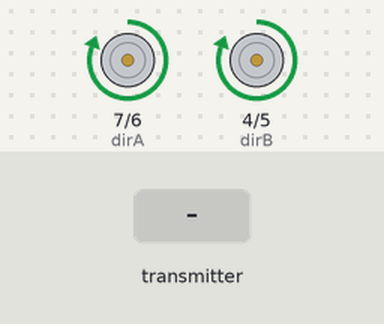
A sketch run on a simulated Arduino Uno, built with avr-gcc and run on an emulated ATmega328P. On the bench: direction and speed pins drawn as motors (green arrow = direction pin HIGH = forward, orange = LOW = backward, longer = more drive). The inputs (shaded band) are chosen by the test bench. No radio packets arrive unless stated; what the sketch prints to the serial monitor is not drawn.

Above: at 1.2 s.
1.3 s: the transmitter starts sending axisdata.0 = 256
At 1.9 s:
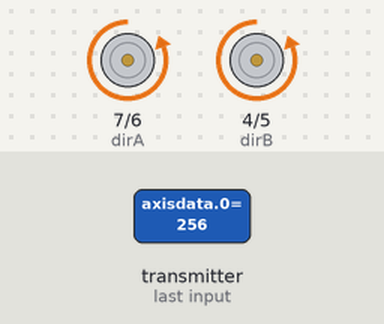
2.8 s: the transmitter starts sending axisdata.1 = 256
At 3.5 s:
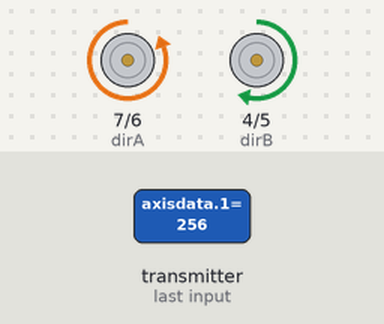
4.3 s: the transmitter starts sending axisdata.0 = 0
At 5.2 s:
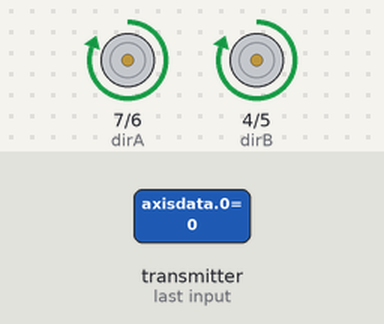
5.8 s: the transmitter starts sending axisdata.4 = 256
At 6.8 s:
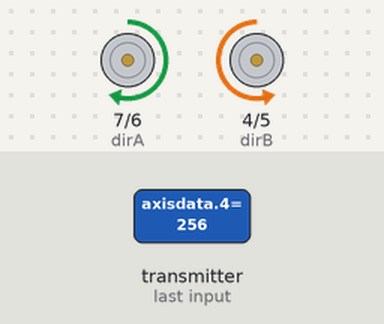
7.3 s: the transmitter starts sending axisdata.1 = 0
At 8.1 s:
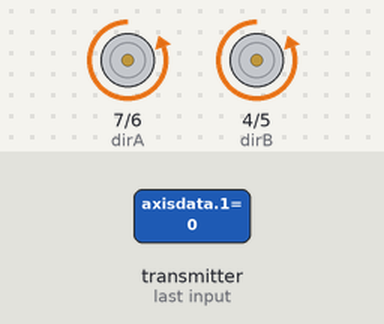
8.8 s: the transmitter starts sending axisdata.4 = 0
At 10.1 s:
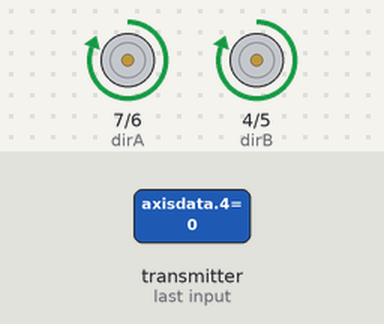
Timing chart, 0 to 11.3 s (numbered marks = the images above; inputs shaded):
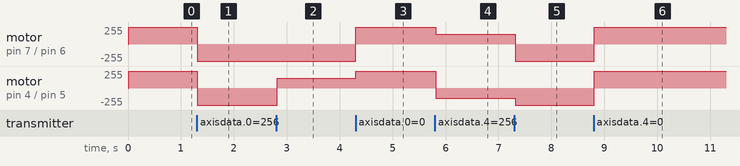

Measured:
- after the input at 1.3 s, motor on pin 7 (dirA) / pin 6 (speedA), motor on pin 4 (dirB) / pin 5 (speedB): forward 255/255 → backward 255/255 at once
- after the input at 2.8 s, motor on pin 4 (dirB) / pin 5 (speedB): backward 255/255 → forward 150/255 at once
- after the input at 4.3 s, motor on pin 7 (dirA) / pin 6 (speedA): backward 255/255 → forward 255/255 at once; motor on pin 4 (dirB) / pin 5 (speedB): forward 150/255 → forward 255/255 at once
- after the input at 5.8 s, motor on pin 7 (dirA) / pin 6 (speedA): forward 255/255 → forward 150/255 at once; motor on pin 4 (dirB) / pin 5 (speedB): forward 255/255 → backward 150/255 at once
- after the input at 7.3 s, motor on pin 7 (dirA) / pin 6 (speedA): forward 150/255 → backward 255/255 at once; motor on pin 4 (dirB) / pin 5 (speedB): backward 150/255 → backward 255/255 at once
- after the input at 8.8 s, motor on pin 7 (dirA) / pin 6 (speedA), motor on pin 4 (dirB) / pin 5 (speedB): backward 255/255 → forward 255/255 at once

The sketch:

Tank_Mode_Dual_Motor__Receiver.ino
```cpp
#include <SPI.h>
#include <nRF24L01.h>
#include <RF24.h>


int axisdata[8];

RF24 radio(9, 10); // CE, CSN
const byte address[6] = "00001";


int dirA = 7;
int speedA = 6;
int dirB = 4;
int speedB = 5;

int accel = 2;
int speed1 = 40;

void setup(){

pinMode(dirA, OUTPUT);
pinMode(speedA, OUTPUT);
pinMode(dirB, OUTPUT);
pinMode(speedB, OUTPUT);


 Serial.begin(9600);
 radio.begin();
 //Serial.println("TEST nRF24L01+ receiver");
  radio.openReadingPipe(0, address);
  radio.setPALevel(RF24_PA_MIN);
  radio.startListening();
  radio.setChannel(76);

}

void loop(){

/*

if (axisdata[0] == HIGH) {
  speed1 = 40;
} else {
  speed1 = speed1>=255 ? 255 : speed1 + accel;
}

*/

if (radio.available()) {
    //Serial.println("TEST nRF24L01+ receiver");
      radio.read(&axisdata, sizeof(axisdata));
      Serial.println(axisdata);

/*
    Serial.print("Up switch: ");
  Serial.println(axisdata[0]);
  Serial.print("Down switch: ");
  Serial.println(axisdata[1]);
  Serial.print("Left switch: ");
  Serial.println(axisdata[2]);
  Serial.print("Right switch: ");
  Serial.println(axisdata[3]);*/


     /*
     char text[32] = "";
    radio.read(&text, sizeof(text));
    Serial.println(text);
  */


  } if (axisdata[0] == LOW && axisdata[4] == LOW){
       Serial.print("Up switch: ");
  //Serial.println(axisdata[0]);

      analogWrite(speedA, 255);
      digitalWrite(dirA, HIGH);
      analogWrite(speedB, 255);
      digitalWrite(dirB, HIGH);
      //delay(20);


  } else if (axisdata[1] == LOW && axisdata[5] == LOW){
      //for (int i = 0; i < 255; i++){
      Serial.print("Down switch: ");
  //Serial.println(axisdata[1]);
      analogWrite(speedA, 255);
      digitalWrite(dirA, LOW);
      analogWrite(speedB, 255);
      digitalWrite(dirB, LOW);
      //delay(20);


  } else if (axisdata[0] == LOW && axisdata[5] == LOW){
      analogWrite(speedA, 150);
      digitalWrite(dirA, HIGH);
      analogWrite(speedB, 100);
      digitalWrite(dirB, LOW);

  } else if (axisdata[1] == LOW && axisdata[4] == LOW){
      analogWrite(speedA, 150);
      digitalWrite(dirA, LOW);
      analogWrite(speedB, 150);
      digitalWrite(dirB, HIGH);

  } else if (axisdata[0] == LOW){
      analogWrite(speedA, 150);
      digitalWrite(dirA, HIGH);

  } else if (axisdata[4] == LOW){
      analogWrite(speedB, 150);
      digitalWrite(dirB, HIGH);

  } else if (axisdata[1] == LOW){
      analogWrite(speedA, 150);
      digitalWrite(dirA, LOW);

  } else if (axisdata[5] == LOW){
      analogWrite(speedB, 150);
      digitalWrite(dirB, LOW);


  } else if(axisdata[0] == HIGH && axisdata[1] == HIGH){
    analogWrite(speedA, 0);
    analogWrite(speedB, 0);

  } else{
    Serial.println("Fail");

  }

delay(20);

}


  //delay(20);
```

main_robot.cpp
```cpp
#include <Arduino.h>
#include <SPI.h>
#include <nRF24L01.h>
#include <RF24.h>
#include "SparkFun_MMA8452Q.h"

#include <Wire.h>
#include <FastLED.h>

#include <stdlib.h>
#include <time.h>

enum Pins {MOTOR_LA = 6, MOTOR_LD = 7, MOTOR_RA = 5, MOTOR_RD = 4, RADIO_1 = 9, RADIO_2 = 10, DIP_0 = 3, DIP_1 = 14, DIP_2 = 8, DIP_3 = 2, LED_DATA = 15};
enum Channels {CHANNEL_A = 72, CHANNEL_B = 40, CHANNEL_C = 64, CHANNEL_D = 69};
enum DriveMode {TANK_DRIVE, RAMP_DRIVE, DUAL_AXIS_DRIVE};
enum Directions {BACKWARDS = 0, FORWARDS = 1};
enum Speeds {STOP = 0, MIN = 64, MID = 128, MAX = 200, OGREDRIVE = 255};

#define PACKETSIZE 1
#define INACTIVE_THRESHOLD 1000 // milliseconds until inactivity (1 second)
#define TICK_LENGTH 50 // milliseconds per timed tick
#define TURBO_DELAY 100 // delay for turbo kick in, ticks
#define SLEEP_DELAY 30000
#define SLOW_PERCENTAGE 50 // percentage of slow when hit

RF24 radio(RADIO_1, RADIO_2);
const byte address[6] = "00001";

unsigned char * rf_input;
unsigned char * prev_input;
unsigned char * movement_vectors;

// BIT FIELD ~~~~~~
// 7: undefined ~ 128
// 6: undefined ~ 64
// 5: turbo active ~ 32
// 4: robot hit, stunned ~ 16
// 3: idle, sleep ~ 8
// 2: memory error ~ 4
// 1: signal not received ~ 2
// 0: fatal uncategorised error, exit ~ 1

unsigned char flags;

unsigned char input_type; // 0 = RF joystick, 1 = USB controller, 2 = bluetooth
unsigned char dip_switch;

unsigned long last_transmission_clock;

unsigned long last_tick;
unsigned long tick_counter;
unsigned long forward_start_tick;

unsigned char light_strip;
CRGB * light_array;
unsigned char light_brightness;

unsigned char pokemon_mode;

MMA8452Q accel;
unsigned long hit_start_tick;

void set_light (char lights, char brightness, CRGB colour) {
    FastLED.setBrightness(brightness); // set lights on a per-bit basis based on input char mask
    for (int i = 0; i < 8; i++) {
        if ((lights & (0x1 << i)) >> i) light_array[i] = colour;
        else light_array[i] = CRGB::Black;
    } FastLED.show();
}

void set_speed (char lefts, char rights, char leftd, char rightd) {
    if (flags & 0x16 >> 4) { // if slowed, reduce input speed
        lefts /= SLOW_PERCENTAGE; rights /= SLOW_PERCENTAGE;
    }
    analogWrite(MOTOR_LA, lefts); digitalWrite(MOTOR_LD, leftd);

    analogWrite(MOTOR_RA, rights); digitalWrite(MOTOR_RD, rightd);
}

void tick () {
    last_tick = millis(); // reset counter
    tick_counter++;

    if (*prev_input == *rf_input && *rf_input == 0x44) { // ramp backwards
        if (movement_vectors[0] < MAX) {
            movement_vectors[0] += 1; movement_vectors[1] += 1;
            Serial.println("Ramp back");
        }

    // if input is forwards, and turbo is timed in
    } else if (*rf_input == 0x88 && tick_counter - forward_start_tick >= TURBO_DELAY) {
        movement_vectors[0] = OGREDRIVE; movement_vectors[1] = OGREDRIVE;
    }

    // set LED statuses
    if (((flags & 0x1) || (flags & 0x4)) >> 2) { // fatal code error, memory or other
        set_light(0x01, 100, CRGB::Red);
    } else if ((flags & 0x2) >> 1) { // signal not received
        if ((tick_counter + 2) % 40 == 0) {
            set_light(0x01, 50, CRGB::Green);
        } else if (tick_counter % 40 == 0) {
            set_light(0x00, 50, CRGB::White);
        }
    } else if ((flags & 0x8) >> 3) { // robot is idle

    } else if ((flags & 0x10) >> 4) { // robot is hit, stunned
        Serial.println(tick_counter);
        Serial.println(hit_start_tick);
        if (tick_counter == hit_start_tick + 1) { // flash red if hit
            set_light(0xFF, 50, CRGB::Red);
        } else if (tick_counter >= hit_start_tick + 5) {
            Serial.println("Reset phase");
            switch (pokemon_mode) { // set active operation colour to pokemon shade
                case (0x0): // pikachu or dragonite
                    set_light(0xFF, 25, CRGB::Yellow);
                    break;
                case (0x1): // blastoise
                    set_light(0xFF, 25, CRGB::DarkCyan);
                    break;
                case (0x2): // snorlaxative
                    set_light(0xFF, 25, CRGB::HotPink);
                    break;
                case (0x3): // eevee
                    set_light(0xFF, 25, CRGB::Chocolate);
                    break;
            }
            flags &= ~0x10; // reset flags to normal operation after light flash
        }
    } else if ((flags & 0x20) >> 5) { // turbo active

    } else { // standard operation, no flags
        switch (pokemon_mode) { // set active operation colour to pokemon shade
            case (0x0): // pikachu or dragonite
                set_light(0xFF, 25, CRGB::Yellow);
                break;
            case (0x1): // blastoise
                set_light(0xFF, 25, CRGB::DarkCyan);
                break;
            case (0x2): // snorlaxative
                set_light(0xFF, 25, CRGB::HotPink);
                break;
            case (0x3): // eevee
                set_light(0xFF, 25, CRGB::Chocolate);
                break;
        }
    }
}

void loop () {

    if (radio.available()) { // new packet is available to be processed
        flags &= ~0x02;
        *prev_input = *rf_input;
        radio.read(rf_input, PACKETSIZE);
        last_transmission_clock = millis(); // update last time updated

        if (*prev_input != *rf_input && *rf_input == 0x44) { // if new, updated value backs up, initialise ramp
            Serial.println("backup");
            movement_vectors[0] = MID; movement_vectors[1] = MID; // start at 64, gradually ramp up
            movement_vectors[2] = BACKWARDS; movement_vectors[3] = BACKWARDS;

        } else if (*prev_input != *rf_input && *rf_input == 0x88) { // if new, updated value goes forwards, set to limited speed
            movement_vectors[0] = MAX; movement_vectors[1] = MAX;
            movement_vectors[2] = FORWARDS; movement_vectors[3] = FORWARDS;
            forward_start_tick = tick_counter; // set startup timer mark for turbo mode

        } else if (*rf_input != 0x44 && *rf_input != 0x88) {
            movement_vectors[0] = (*rf_input >> 0x4) ? (MID) : (STOP);
            movement_vectors[1] = (*rf_input & 0x0F) ? (MID) : (STOP);

            movement_vectors[2] = (*rf_input >> 4) & 0x8; // get direction by masking whether forward is pressed
            movement_vectors[3] = (*rf_input & 0x0F) & 0x8;
        }

    } else { // if no signal received

        if (millis() - last_transmission_clock >= INACTIVE_THRESHOLD) { // no transmission for short time

            set_speed (0, 0, 0, 0);
            flags |= 0x02; // set signal flag

            if (millis() - last_transmission_clock >= SLEEP_DELAY) {
                // if inactive for extended time, enter sleep

                // breathe to indicate entry into LP
                for (float i = 0; i < 6.28f; i += 0.05f) {
                    float brightness_val = (sin(i - 1.57f) + 1.0f) * 128.0f;
                    set_light(0x01, brightness_val, CRGB::Green);
                    delay(20);
                } set_light(0x00, 50, CRGB::White);

                // occassional reminder of LP mode
                while (!radio.available()) {
                    Serial.println("Low power sleep mode.");
                    delay(5000);
                    for (float i = 0; i < 6.28f; i += 0.25f) {
                        set_light(0x01, (sin(i - 1.57f) + 1.0f) * 32.0f, CRGB::Green);
                        delay(20);
                    } set_light(0x00, 50, CRGB::White);
                }
                // breathe white when normal transmission resumed
                for (float i = 0; i < 6.28f; i += 0.5f) {
                    float brightness_val = (sin(i - 1.57f) + 1.0f) * 128.0f;
                    set_light(0x01, brightness_val, CRGB::White);
                    delay(10);
                } set_light(0x00, 50, CRGB::White);
            }


        }
    }
    if (accel.available() && accel.readTap() > 0) {
        hit_start_tick = tick_counter;
        flags |= 0x10;
    }
    if (millis() - last_tick >= TICK_LENGTH) {
        // TICK!
        last_tick = millis();
        //Serial.println("Tick!");
        tick();
    }

    // set speed per loop to allow for software modulated speed
    set_speed(movement_vectors[0], movement_vectors[1], movement_vectors[2], movement_vectors[3]);
}

int main () {
    // setup sequence
    init(); // i honestly don't know what this is for but it helps with the serial output
    Serial.begin(9600);
    Serial.println("Program start.");

    /*{ // clear buffer
        unsigned char temp_dump = 0;
        radio.read(&temp_dump, PACKETSIZE);
    }*/

    flags = 0x00;

    last_tick = millis();
    tick_counter = 0;
    light_strip = 0x0;
    light_brightness = 0;

    Wire.begin();


    // initialise global variables
    rf_input = (unsigned char*)calloc(PACKETSIZE, sizeof(unsigned char));
    prev_input = (unsigned char*)calloc(PACKETSIZE, sizeof(unsigned char));
    movement_vectors = (unsigned char*)calloc(4, sizeof(unsigned char));
    light_array = (CRGB*)malloc(6 * sizeof(CRGB));

    if (rf_input == nullptr || movement_vectors == nullptr || prev_input == nullptr || light_array == nullptr) {
        Serial.println("Not enough memory, program will now exit.");
        flags |= 0x05;
        return(1);
    }

    if (!accel.begin()) {
        Serial.println("Accelerometer not integrated.");
    }

    // initialise motor outputs
    pinMode(MOTOR_LA, OUTPUT);
    pinMode(MOTOR_LD, OUTPUT);
    pinMode(MOTOR_RA, OUTPUT);
    pinMode(MOTOR_RD, OUTPUT);

    //initialise dipshits
    pinMode(DIP_0, INPUT_PULLUP);
    pinMode(DIP_1, INPUT_PULLUP);
    pinMode(DIP_2, INPUT_PULLUP);
    pinMode(DIP_3, INPUT_PULLUP);


    radio.begin();
    radio.openReadingPipe(0, address);
    radio.setPALevel(RF24_PA_LOW);
    radio.startListening();

    // read DIP switch bit field for channel
    unsigned char channel_mode = 0x0;

    channel_mode |= (~digitalRead(DIP_0) & 0x1); channel_mode |= (~digitalRead(DIP_1) & 0x1) << 0X1;
    Serial.print("Channel ");
    Serial.println(channel_mode);
    switch (channel_mode & 0x3) {
        case (0x0):
            radio.setChannel(CHANNEL_A);
            break;
        case (0x1):
            radio.setChannel(CHANNEL_B);
            break;
        case (0x2):
            radio.setChannel(CHANNEL_C);
            break;
        case (0x3):
            radio.setChannel(CHANNEL_D);
            break;
        default:
            flags |= 0x1; // something is not supposed to happen, kill code
    }

    // read DIP switch bit field for channel
    pokemon_mode = 0x0;

    pokemon_mode |= (~digitalRead(DIP_2) & 0x1); pokemon_mode |= (~digitalRead(DIP_3) & 0x1) << 0X1;
    Serial.print("Pokemon ");
    Serial.println(pokemon_mode);

    // conserve power, turn off switches after read
    digitalWrite(DIP_0, 0); digitalWrite(DIP_1, 0);
    digitalWrite(DIP_2, 0); digitalWrite(DIP_3, 0);

    accel.init(SCALE_4G, ODR_50); // Initialize accelerometer with lower sensitivity

    FastLED.addLeds<NEOPIXEL, LED_DATA>(light_array, 6);

    for (int i = 0; i < 8; i++) { // end of start sequence
        set_light(0x1 << i, 100, CRGB::White);
        delay(75);
    } for (int i = 7; i >= 0; i--) { // end of start sequence
        set_light(0x1 << i, 100, CRGB::White);
        delay(75);
    } set_light(0x00, 50, CRGB::White);

    while (!(flags & 0x01)) { // while no fatal error has been triggered
        loop();
    }


    Serial.println("Program has exit. Reupload or press the reset button to start again.");
    if (flags & 0x02) Serial.println("Fatal memory error.");
    radio.stopListening();
    set_light(0x01, 50, CRGB::Red);
    return(1);
}
```

dummy.cpp
```cpp
class dummy {
    private:
        int var1;
        char var2;
    public:
        int get_var1 () {
            return (dummy::var1);
        }

        char get_var2 () {
            return (dummy::var2);
        }
};
```

motortask.cpp
```cpp
#include "task.cpp"
class MotorTask : public Task {
    private:
    // create your globally accessed variables and internal processing here

    public:
    // create your publicly accessible functions here

        // class constructor - this is called by the kernel when the program starts
        // initialise your variables here
        MotorTask (unsigned char * pid, unsigned char * priority, unsigned long * optimal_rate) {

            // pass on some information about your code to help the kernel schedule your task accordingly

            // a unique number identifier for your specific process
            // the kernel will refer to your code using this PID, and other processes will request data with your PID
            //*pid = 0;

            // a 0-9 scale of how important your code is to the processor
            // 0 is realtime - run whenever possible - avoid using this as much as possible
            // 1 is highest priority - run at optimal frequency whenever possible - for important tasks
            // 9 is lowest priority - give it the scraps of whatever processor time is left over
            //*priority = 0;

            // frequency of clock cycles you'd like this to run at - 133,333 is 60Hz, or 60fps on our 8MHz processor
            // if 60Hz is ok, this does not need to be changed
            //*optimal_rate = 133333U;

        }

        // this will be called by the kernel every "frame", write your code in here
        int run () {

        }
};
```

task.cpp
```cpp
// this is your task/process - this code will be compiled with the kernel and included as a task to run
class Task {
    private:
    // create your globally accessed variables and internal processing here

    public:
    // create your publicly accessible functions here

        // class constructor - this is called by the kernel when the program starts
        // initialise your variables here
        //Task (unsigned char * pid, unsigned char * priority, unsigned long * optimal_rate) = 0;

        // this will be called by the kernel every "frame", write your code in here
        virtual int run () = 0;
};
```
